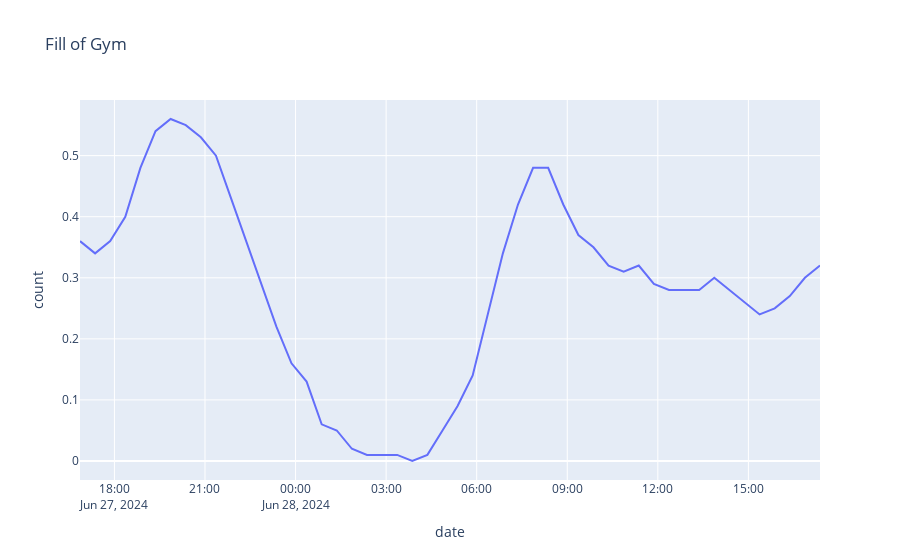

The notebook cell this image was saved under:
### Code cell
px.line(df, x="date", y="count", title="Fill of Gym")
